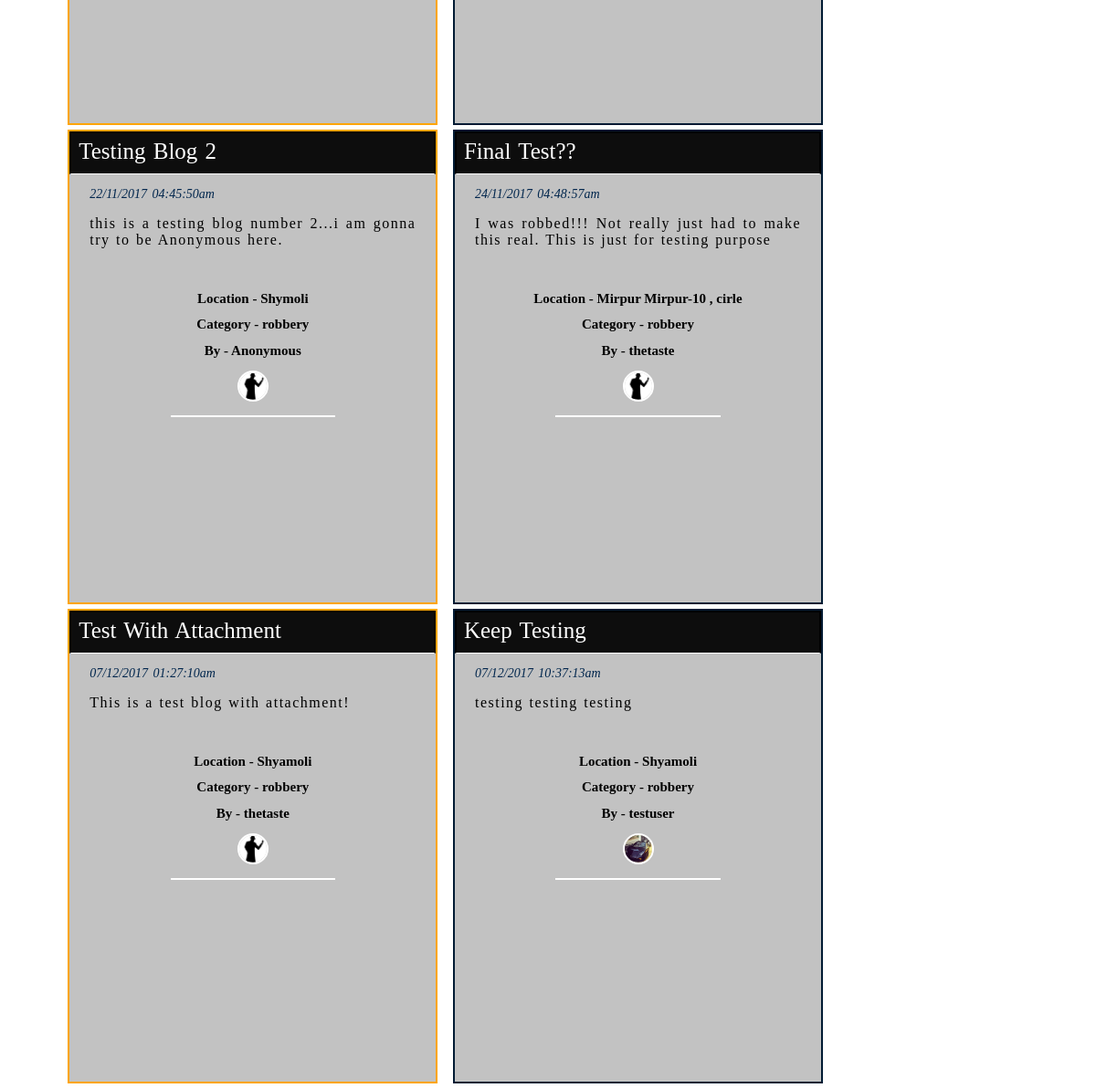
Before: / (lower part) with the older database file.
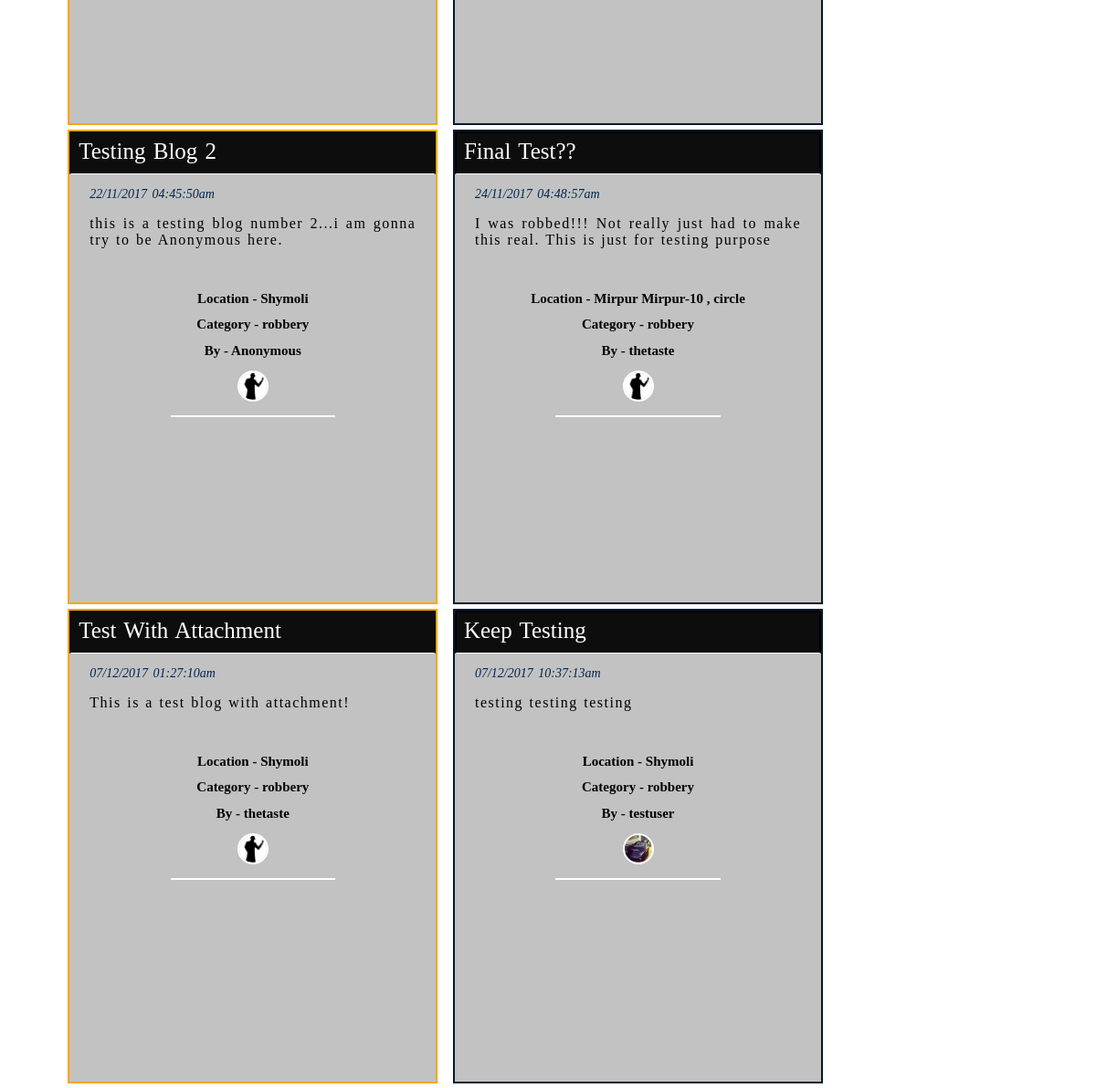
After: the same page with the newer database file.
### tables this page shows
CREATE TABLE `blogs` (
  `blog_id` int(11) NOT NULL,
  `title` varchar(100) DEFAULT NULL,
  `body` text,
  `datetime` varchar(70) DEFAULT NULL,
  `attachment` varchar(200) DEFAULT NULL,
  `blogger_id` int(11) DEFAULT NULL,
  `name_hidden` tinyint(1) DEFAULT NULL,
  `location` text,
  `category` varchar(50) DEFAULT NULL,
  `del` tinyint(1) DEFAULT '0'
);

CREATE TABLE `users` (
  `user_id` int(11) NOT NULL,
  `fname` varchar(80) DEFAULT NULL,
  `lname` varchar(80) DEFAULT NULL,
  `age` int(11) DEFAULT NULL,
  `bdate` varchar(11) DEFAULT NULL,
  `username` varchar(120) DEFAULT NULL,
  `email` varchar(50) DEFAULT NULL,
  `password` varchar(100) DEFAULT NULL,
  `pro_pic` varchar(180) DEFAULT NULL,
  `gender` varchar(20) DEFAULT NULL,
  `role` int(11) DEFAULT NULL,
  `del` tinyint(1) DEFAULT '0'
);

### Controllers/BlogController.php (called while the page is built, shortened)
<?php
require(get_include_path()."\Projects\aiub project\Models\BlogModel.php");
class BlogController{
    private $blog;
    function BlogController()
    {
        $this->blog = new BlogModel();
    }
    function getAllBlogs()
    {
        return $this->blog->allBlogs();
    }
    function bloggerName($id)
    {
        return $this->blog->getBloggerName($id);
    }
    function getBloggerProfilePicture($id)
    {
        return $this->blog->getBloggerPP($id);
    }
}
 ?>

### Models/Models.php (called while the page is built, shortened)
<?php
class Models{
    public $server;
    public $user;
    public $pass;
    public $db;
    protected $conn;
    function Models($server = "localhost:3306" , $user = "root" , $pass ="" , $db = "is_that_crime")
    {
        $this->server = $server;
        $this->user = $user;
        $this->pass = $pass;
        $this->db = $db;
    }
    private function openConnection()
    {
        $this->conn = new mysqli($this->server , $this->user , $this->pass , $this->db);
        if($this->conn->connect_error)
        {
            $this->errorMessage($this->conn->connect_error);
            return false;
        }
        else
            return true;
    }
    function executeQuery($query)
    {
        if($this->openConnection())
        {
            if($this->result = $this->conn->query($query))
            {
                if($this->result->num_rows > 0)
                {
                    return $this->result;
                }
                else
                {
                    $this->closeConnection();
                    return false;
                }
            }
            else
            {
                $this->errorMessage($this->conn->error);
                return false;
            }
        }
        else
        {
            $this->errorMessage($this->conn->error);
            return false;
        }
    }
}
?>

### Models/BlogModel.php (called while the page is built, shortened)
<?php
require_once("Models.php");
class BlogModel extends Models{
    function allBlogs()
    {
        $result = $this->executeQuery("select * from blogs where del = false;");
        if($result->num_rows > 0)
            return $result;
        else
            return false;
    }
    function getBloggerName($id)
    {
        $name = $this->executeQuery("select username from users where user_id in (select blogger_id from blogs where blogger_id = $id);");
        if($name->num_rows > 0)
        {
            $name = $name->fetch_assoc();
            $name = $name["username"];
            return $name;
        }
        else
            return false;
    }
    function getBloggerPP($id)
    {
        $url = $this->executeQuery("select pro_pic from users where user_id in (select blogger_id from blogs where blogger_id = $id);");
        if($url->num_rows > 0)
        {
            $url = $url->fetch_assoc();
            $url = $url["pro_pic"];
            return $url;
        }
        else
            return false;
    }
}
 ?>

### index.php (the view, shortened to what the changed rows need)
<html>
<head>
    <link rel="stylesheet" type="text/css" href="css/index_style.css">
    <link rel="stylesheet" type="text/css" href="css/navigation.css">
</head>
<body data-spy="scroll">
    <div>
            <?php
            require("Controllers/login_controller.php");
            ?>
<article>
    <div id="index-content">
        <div id = "section-2">
            <div id = "all_blogs">
            <?php
                require_once("Controllers/BlogController.php");
                $blog = new BlogController();
                if($result = $blog->getAllBlogs())
                {
                    while($row = $result->fetch_assoc())
                    {
                        $blogger = "Anonymous";
                        $body = $row["body"];
                        $title = $row["title"];
                        $blogger_pp = "";
                        if(strlen($body) > 100)
                        {
                            $body = substr($body , 0 , 100);
                            $body = $body."..........";
                        }
                        if(!$row["name_hidden"])
                        {
                            $blogger_id = $row["blogger_id"];
                            $blogger = $blog->bloggerName($blogger_id);
                            $blogger_pp = $blog->getBloggerProfilePicture($blogger_id);
                        }
                        echo "<div class = 'single_blog   blogs'>";
                            echo "<div id='div_blog_title'>"."<a class = \"blog_title\" href = 'Views/blog.php/?blog_id=".$row['blog_id']."'><span class='title'>".$title."</span></a></div>";
                            echo "<div class =\"single_blog_content\" class='blog'>";
                            echo "<p class = \"datetime\">{$row['datetime']}</p>";
                            echo "<p class = \"body\">$body</p><br>";
                            echo "<p class=\"bold-blog-content\">Location - <span class='location'>".$row["location"]. "</span></p>";
                            echo "<p class=\"bold-blog-content\">Category -  <span class='category'>".$row["category"]."</span></p>";
                            echo "<p class=\"bold-blog-content\">By - <span class='user'>$blogger</span></p>";
                            echo "<p class=\"bold-blog-content\"><img class='circled_pro_pic' src='$blogger_pp' onerror='return setDefaultPP(this)'/></p>";
                            echo "<hr/>";
                        echo "</div>";
                        echo "</div>";
                    }
                }
                else
                {
                    echo "<div id = \"single_blog\">";
                    echo "<div id =\"single_blog_content\">";
                        echo "<h1>No Crime Blogs To See</h1>";
                    echo "</div>";
                    echo "</div>";
                }
            ?>
        </div>
    </div>
</div>
</article>
</div>
</body>
</html>

Changed rows visible on the page:
changed blogs "Final Test??": location "Mirpur Mirpur-10 , cirle" → "Mirpur Mirpur-10 , circle"
changed blogs "Test With Attachment": location "Shyamoli" → "Shymoli"
changed blogs "Keep Testing": location "Shyamoli" → "Shymoli"
